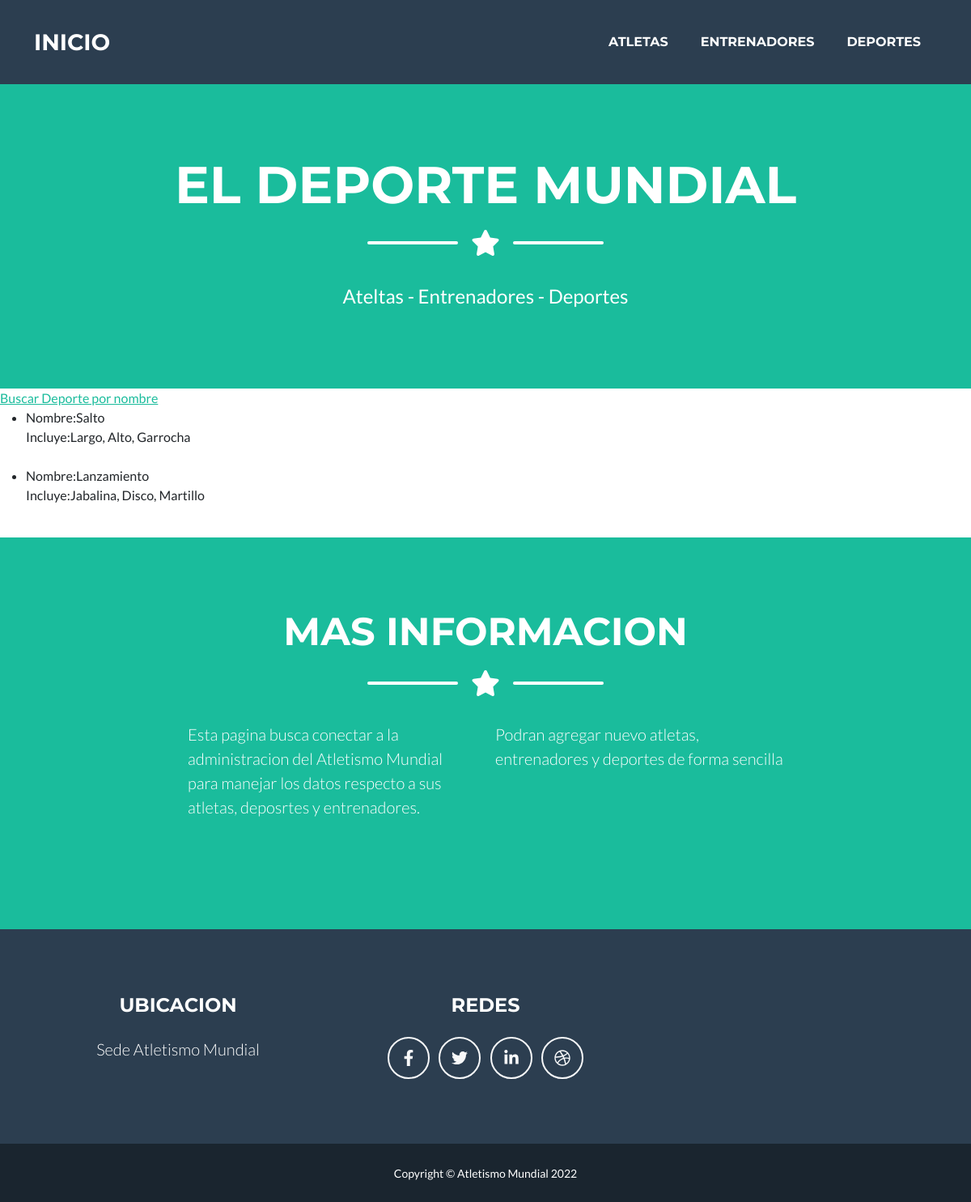
The page /app-coder/lista-deportes on the database its author committed.
### AppCoder/models.py (models this page shows, shortened)
class Deportes(models.Model):
    nombre = models.CharField(max_length=30)
    incluye = models.CharField(max_length=30)

### AppCoder/views.py (the view)
# urls.py: path('lista-deportes', lista_deportes,name = 'lista_deportes'),
def lista_deportes(self):
    lista = Deportes.objects.all()
    return render(self, 'lista_deportes.html', {'lista_deportes': lista})

### AppCoder/templates/lista_deportes.html
{% extends 'padre.html' %}
{% load static %}
{% block  content%}
<a href = "{% url 'busquedaDeporte' %}">Buscar Deporte por nombre</a>
<ul>
    {% for dep in lista_deportes %}
    <li>Nombre:{{dep.nombre}}<br> Incluye:{{dep.incluye}} </li><br>
    {% endfor %}
</ul>
{% endblock content%}

### rows shown on the page
Deportes: nombre "Salto", incluye "Largo, Alto, Garrocha"
Deportes: nombre "Lanzamiento", incluye "Jabalina, Disco, Martillo"
